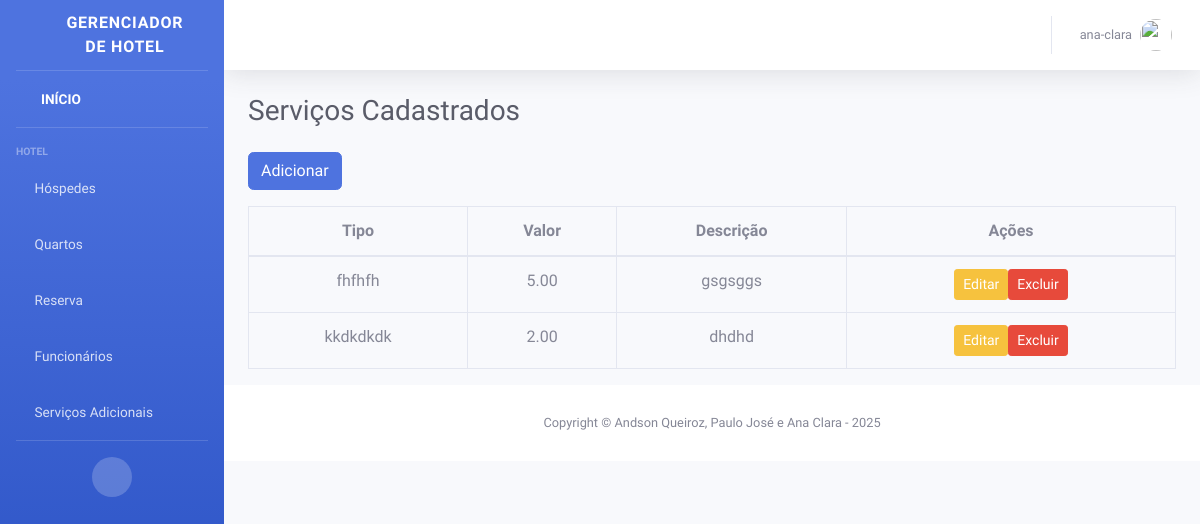
Page /listar_servicos/ (signed in) on the committed database.
### servicos_adicionais/models.py (models this page shows, shortened)
class Servicos_adicionais(models.Model):
    tipo = models.CharField(max_length=100)
    descricao = models.CharField(max_length=100)
    valor = models.DecimalField(max_digits=8, decimal_places=2)

### servicos_adicionais/views.py (the view)
# urls.py: path('listar_servicos/', views.listar_servicos, name='listar_servicos'),
def listar_servicos(request):
    servico = Servicos_adicionais.objects.all()
    return render(request, 'servicos_adicionais/listar_servicos_adicionais.html', {'servicos_adicionais': servico})

### templates/servicos_adicionais/listar_servicos_adicionais.html
{% extends 'base.html' %}
{% block content %}
<div class="container-fluid">
  <h1 class="h3 mb-4 text-gray-800">Serviços Cadastrados</h1>
  <a href="{% url 'criar_servico' %}" class="btn btn-primary mb-3">Adicionar</a>
  <table class="table table-bordered">
    <thead>
      <tr>
            <th class="text-center">Tipo</th>
            <th class="text-center">Valor</th>
            <th class="text-center">Descrição</th>
            <th class="text-center">Ações</th>
          </tr>
        </thead>
        <tbody>
          {% for servicos in servicos_adicionais %}
          <tr>
            <td class="text-center">{{ servicos.tipo }}</td>
            <td class="text-center">{{ servicos.valor }}</td>
            <td class="text-center">{{ servicos.descricao }}</td>
            <td class="text-center">
              <div class="d-flex justify-content-center">
                <a href="{% url 'editar_servico' servicos.id %}" class="btn btn-warning btn-sm">Editar</a>
                <a href="{% url 'deletar_servico' servicos.id %}" class="btn btn-danger btn-sm">Excluir</a>
              </div>
            </td>
          </tr>
          {% empty %}
          <tr>
            <td colspan="5">Nenhum serviço cadastrado.</td>
          </tr>
        {% endfor %}
      </tbody>
    </table>
  </div>
{% endblock %}

### templates/base.html (shortened to what this page needs)
<!DOCTYPE html>
<html lang="en">
{% load static %}
<head>
    <link href="{% static 'vendor/fontawesome-free/css/all.min.css' %}" rel="stylesheet" type="text/css">
    <link href="{% static 'css/sb-admin-2.min.css' %}" rel="stylesheet">
</head>
<body id="page-top d-flex flex-column min-vh-100">
    <div id="wrapper">
        <ul class="navbar-nav bg-gradient-primary sidebar sidebar-dark accordion" id="accordionSidebar">
            <a class="sidebar-brand d-flex align-items-center justify-content-center" href="index.html">
                <div class="sidebar-brand-icon rotate-n-15">
                    <i class="fas fa-laugh-wink"></i>
                </div>
                <div class="sidebar-brand-text mx-3">Gerenciador de HOTEL</div>
            </a>
            <hr class="sidebar-divider my-0">
            <li class="nav-item active">
                <a class="nav-link" href="{% url 'listar_tudo' %}">
                    <i class="fas fa-fw fa-tachometer-alt"></i>
                    <span>INÍCIO</span></a>
            </li>
            <hr class="sidebar-divider">
            <div class="sidebar-heading">
                Hotel
            </div>
            <li class="nav-item">
                <a class="nav-link collapsed" href="#" data-toggle="collapse" data-target="#collapseTwo"
                    aria-expanded="true" aria-controls="collapseTwo">
                    <i class="fas fa-suitcase-rolling"></i>
                    <span>Hóspedes</span>
                </a>
            </li>
            <li class="nav-item">
                <a class="nav-link collapsed" href="#" data-toggle="collapse" data-target="#collapseUtilities"
                    aria-expanded="true" aria-controls="collapseUtilities">
                    <i class="fas fa-bed"></i>
                    <span>Quartos</span>
                </a>
            </li>
            <li class="nav-item">
                <a class="nav-link collapsed" href="#" data-toggle="collapse" data-target="#collapseReserva"
                    aria-expanded="true" aria-controls="collapseReserva">
                    <i class="fas fa-hotel"></i>
                    <span>Reserva</span>
                </a>
            </li>
            <li class="nav-item">
                <a class="nav-link collapsed" href="#" data-toggle="collapse" data-target="#collapseFuncionarios"
                    aria-expanded="true" aria-controls="collapseFuncionarios">
                    <i class="fas fa-user-tie"></i>
                    <span>Funcionários</span>
                </a>
            </li>
             <li class="nav-item">
                <a class="nav-link collapsed" href="#" data-toggle="collapse" data-target="#collapseServicos"
                    aria-expanded="true" aria-controls="collapseServicos">
                    <i class="fas fa-concierge-bell"></i>
                    <span>Serviços Adicionais</span>
                </a>
            </li>
            <hr class="sidebar-divider d-none d-md-block">
            <div class="text-center d-none d-md-inline">
                <button class="rounded-circle border-0" id="sidebarToggle"></button>
            </div>
        </ul>
        <div id="content-wrapper" class="d-flex flex-column">
            <main id="content" class="flex-fill">
                <nav class="navbar navbar-expand navbar-light bg-white topbar mb-4 static-top shadow">
                    <ul class="navbar-nav ml-auto">
                        {% if user.is_authenticated %}
                        <li class="nav-item dropdown no-arrow">
                            <a class="nav-link dropdown-toggle" href="#" id="userDropdown" role="button"
                                data-toggle="dropdown" aria-haspopup="true" aria-expanded="false">
                                <span class="mr-2 d-none d-lg-inline text-gray-600 small">{{ user.username }}</span>
                                <img class="img-profile rounded-circle" src="{% static 'img/undraw_profile.svg' %}">
                            </a>
                        </li>
                    {% else %}
                        <li class="nav-item">
                            <a class="nav-link" href="{% url 'login' %}">Login</a>
                        </li>
                    {% endif %}
                    </ul>
                </nav>
                {% block content %}{% endblock %}
            <footer class="footer sticky-footer bg-white">
                <div class="container my-auto">
                    <div class="copyright text-center my-auto">
                        <span>Copyright &copy; Andson Queiroz, Paulo José e Ana Clara - 2025</span>
                    </div>
                </div>
            </footer>
        </div>
    </div>
</body>
</html>

### rows in the picture
Servicos_adicionais: tipo "fhfhfh", valor "5.00", descricao "gsgsggs"
Servicos_adicionais: tipo "kkdkdkdk", valor "2.00", descricao "dhdhd"

### other values in the picture
{{ user.username }} "ana-clara"
